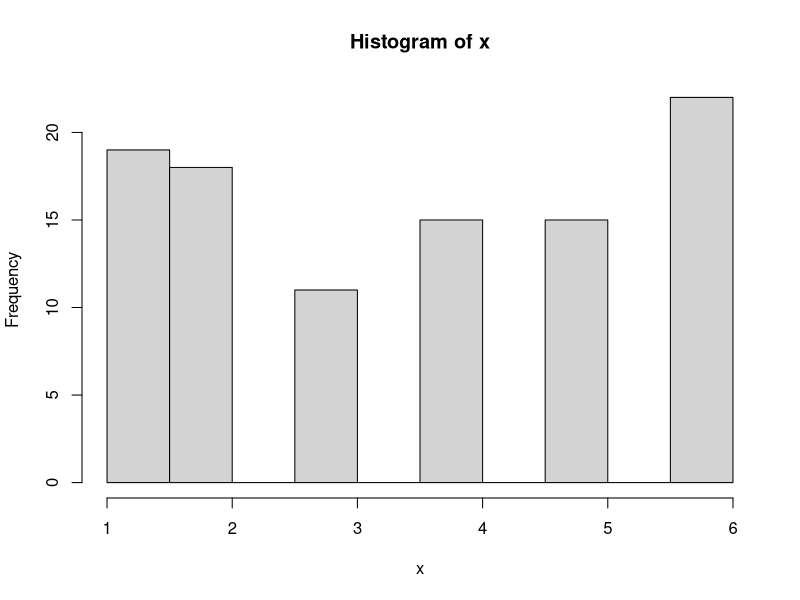
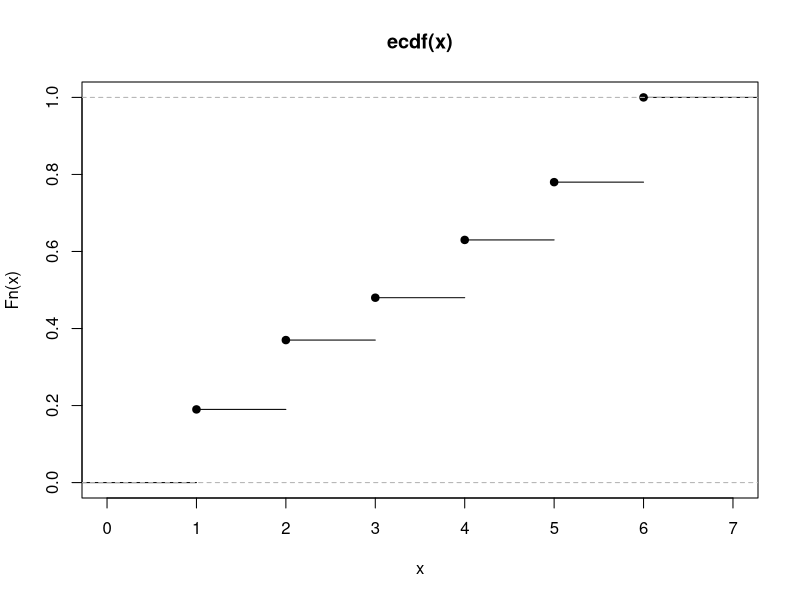
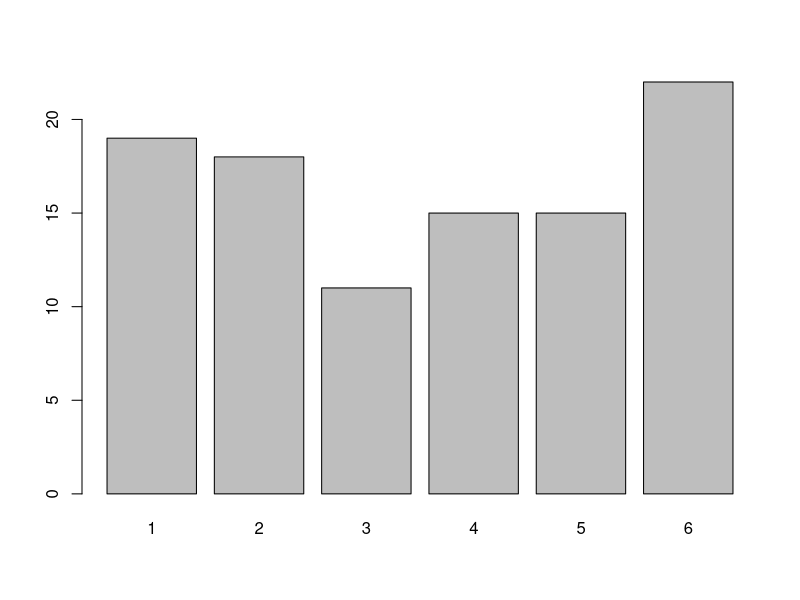
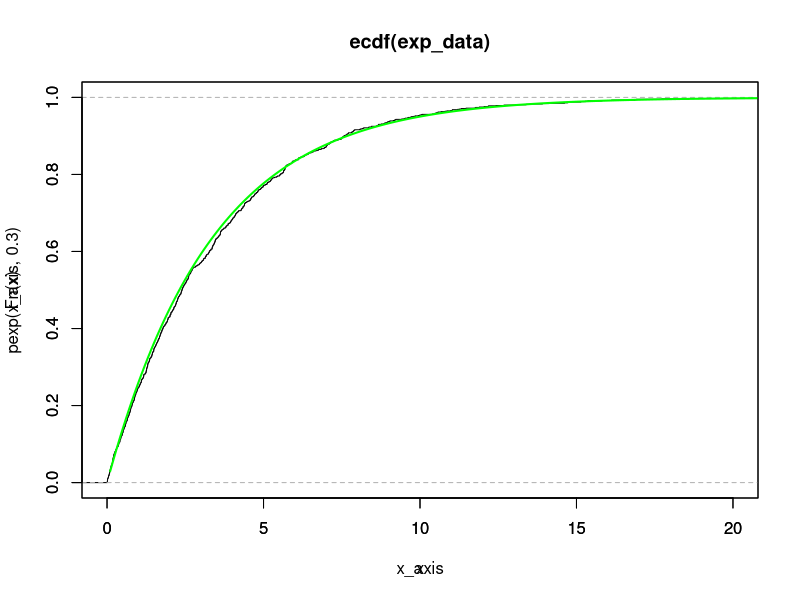
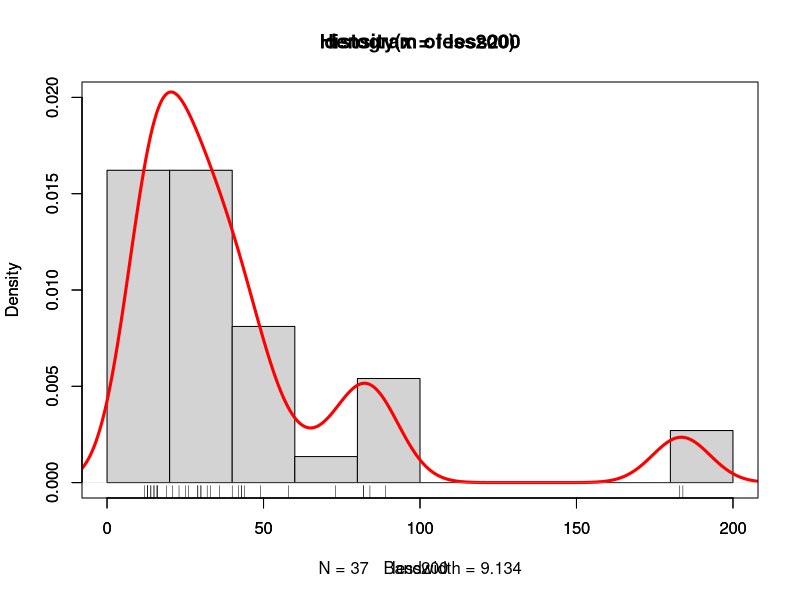
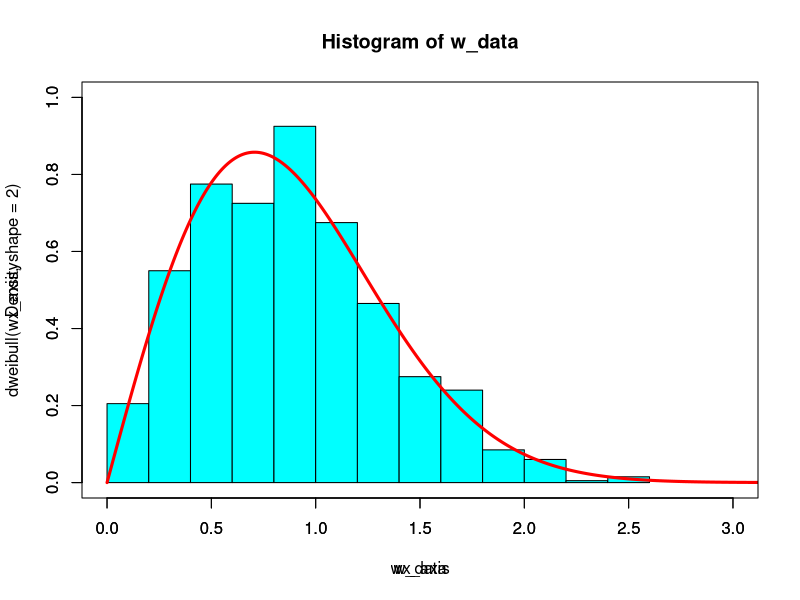
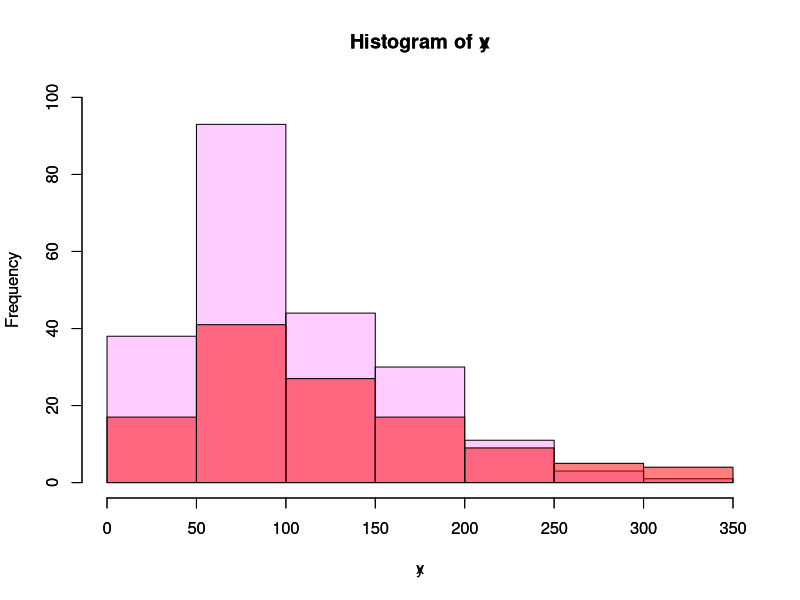
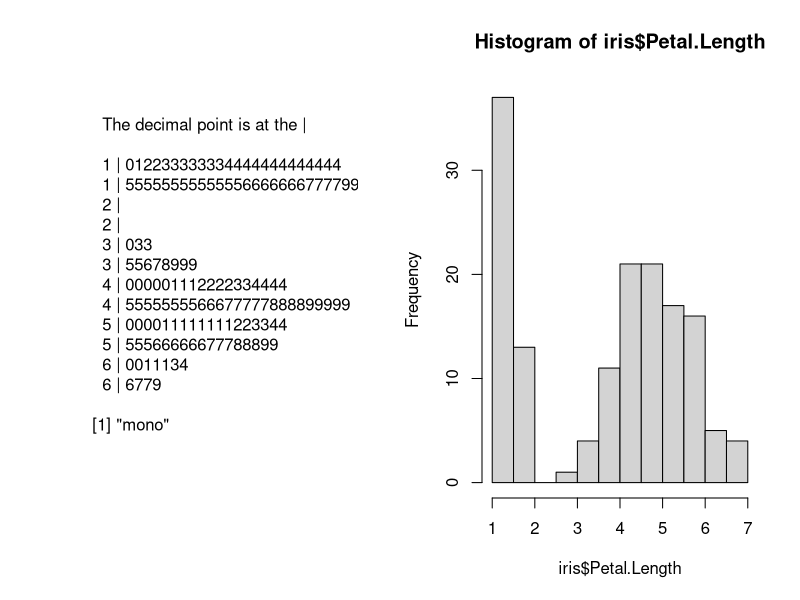

Reproduce these figures in R, in order.
#1.c
set.seed(0)
x = sample(1:6, 100, replace = T)

#frequency table of x
hist(x)

#ECDF of x
plot(ecdf(x))

#barplot of x is more appropriate because it gives us the number of every element in dataset
barplot(table(x))



#1.d
exp_data = rexp(1000, rate=0.3)
plot(ecdf(exp_data), xlim = c(0, 20), ylim = c(0, 1))
par(new=T)
x_axis <- seq(0.1, 50, by=0.1)
plot(x_axis, pexp(x_axis, 0.3), type = 'l', , lwd = 2, xlim = c(0, 20), ylim = c(0, 1), col = "green")

#-----------------------------

#r = c(-4.7, 5.7, 5.4, 4.3, 6.1, 5.9, -1.8, -3.8, 2.0, -3.7, 7.6, 8.6, -0.8, 3.3, 8.9, 5.5, 8.9, 2.4, 4.6, 4.5)
#hist(r, breaks=5)
#sort(r)

#2.b
?islands

dput(islands)

head(islands)

less200 <- c()
for(i in names(islands)) {
  
  if(islands[i] < 200) {
    less200 <- c(less200, islands[i])
  }
}
hist(less200, freq=F, xlim = c(0, 200), ylim = c(0,0.02))
rug(less200); par(new=T)
d = density(less200)
plot(d, xlim = c(0, 200), ylim = c(0,0.02), col = "red", lwd=3)

#2.c
n = 1000
set.seed(1)
?rweibull
w_data = rweibull(n, shape=2)
hist(w_data, freq=F, col="cyan", xlim = c(0, 3), ylim = c(0,1))
par(new=T)
wx_axis <- seq(0, 5, by=0.01)
plot(wx_axis, dweibull(wx_axis, shape=2), col="red", lwd=3, type="l", xlim = c(0, 3), ylim = c(0,1))


#2.d
?ChickWeight
head(ChickWeight, 5)
x <- c()
y <- c()
print(ChickWeight$Die[2])
for(i in 1:(length(ChickWeight$Diet))) {
  if(ChickWeight$Die[i] == 1) {
    x <- c(x, ChickWeight$weight[i])
  }
  if(ChickWeight$Die[i] == 2) {
    y <- c(y, ChickWeight$weight[i])
  }
}

library(scales)
hist(x, col = alpha("magenta", 0.2), xlim = c(0, 350), ylim = c(0, 100))
par(new=T)
hist(y, col = alpha("red", 0.5), xlim = c(0, 350), ylim = c(0, 100))
#we can conclude that if Diet = 1 its frequency id higher


#3.c

stem(iris$Petal.Length)
stem(iris$Petal.Length, 0.5)
stem(iris$Petal.Length, 2)
stem(iris$Petal.Length, 4)


par(mfcol = c(1,2))
x3_axis = rnorm(10)
plot.new()
out <- capture.output(stem(iris$Petal.Length), family = "mono")
text(0,1, paste(out, collapse='\n'), adj=c(0,1) )
hist(iris$Petal.Length)


